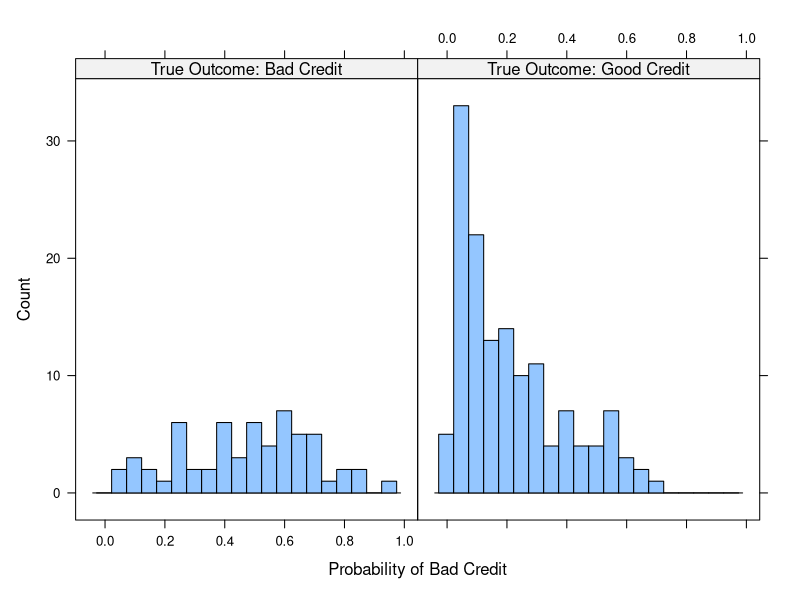
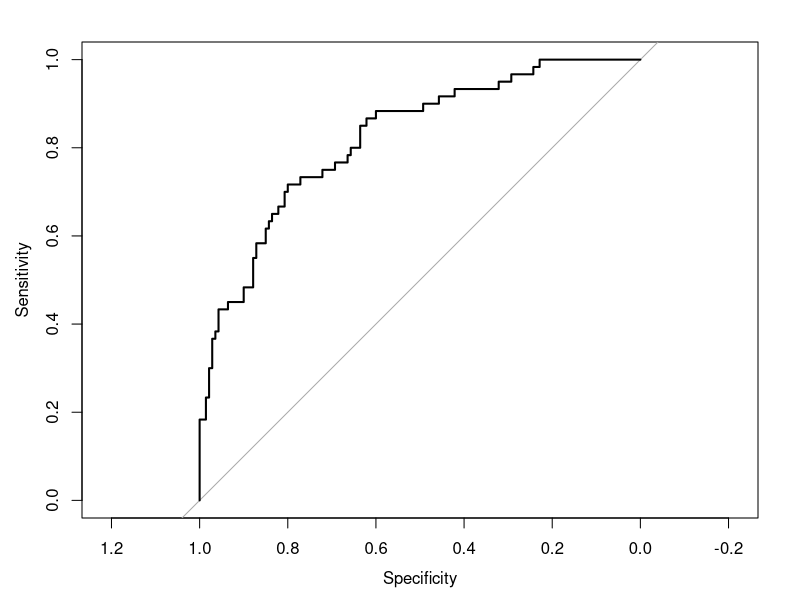
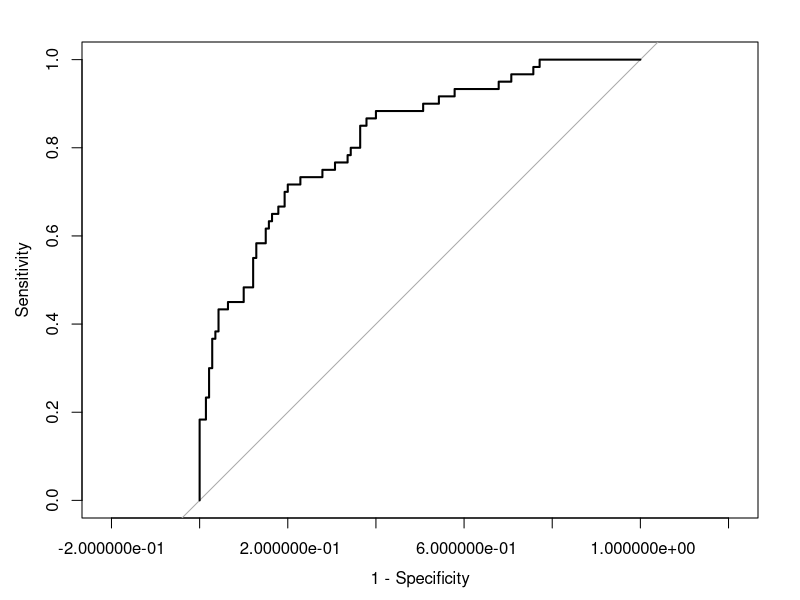

The R script that drew these images, in order:


### recreate the model used in the previous lecture

library(caret)
data(GermanCredit)

## First, remove near-zero variance predictors then get rid of a few predictors 
## that duplicate values. For example, there are two possible values for the 
## housing variable: "Rent", "Own" and "ForFree". So that we don't have linear
## dependencies, we get rid of one of the levels (e.g. "ForFree")

GermanCredit <- GermanCredit[, -nearZeroVar(GermanCredit)]
GermanCredit$CheckingAccountStatus.lt.0 <- NULL
GermanCredit$SavingsAccountBonds.lt.100 <- NULL
GermanCredit$EmploymentDuration.lt.1 <- NULL
GermanCredit$EmploymentDuration.Unemployed <- NULL
GermanCredit$Personal.Male.Married.Widowed <- NULL
GermanCredit$Property.Unknown <- NULL
GermanCredit$Housing.ForFree <- NULL

## Split the data into training (80%) and test sets (20%)
set.seed(100)
inTrain <- createDataPartition(GermanCredit$Class, p = .8)[[1]]
GermanCreditTrain <- GermanCredit[ inTrain, ]
GermanCreditTest  <- GermanCredit[-inTrain, ]

set.seed(1056)
logisticReg <- train(Class ~ .,
                     data = GermanCreditTrain,
                     method = "glm",
                     trControl = trainControl(method = "repeatedcv", 
                                              repeats = 5))
logisticReg

### Predict the test set
creditResults <- data.frame(obs = GermanCreditTest$Class)
creditResults$prob <- predict(logisticReg, GermanCreditTest, type = "prob")[, "Bad"]
creditResults$pred <- predict(logisticReg, GermanCreditTest)
creditResults$Label <- ifelse(creditResults$obs == "Bad", 
                              "True Outcome: Bad Credit", 
                              "True Outcome: Good Credit")

### Plot the probability of bad credit
histogram(~prob|Label,
          data = creditResults,
          layout = c(2, 1),
          nint = 20,
          xlab = "Probability of Bad Credit",
          type = "count")

### Create the confusion matrix from the test set.
confusionMatrix(data = creditResults$pred, 
                reference = creditResults$obs)

### ROC curves:

### Like glm(), roc() treats the last level of the factor as the event
### of interest so we use relevel() to change the observed class data

library(pROC)
creditROC <- roc(relevel(creditResults$obs, "Good"), creditResults$prob)

coords(creditROC, "all")[,1:3]

auc(creditROC)
ci.auc(creditROC)

### Note the x-axis is reversed
plot(creditROC)

### Old-school:
plot(creditROC, legacy.axes = TRUE)
